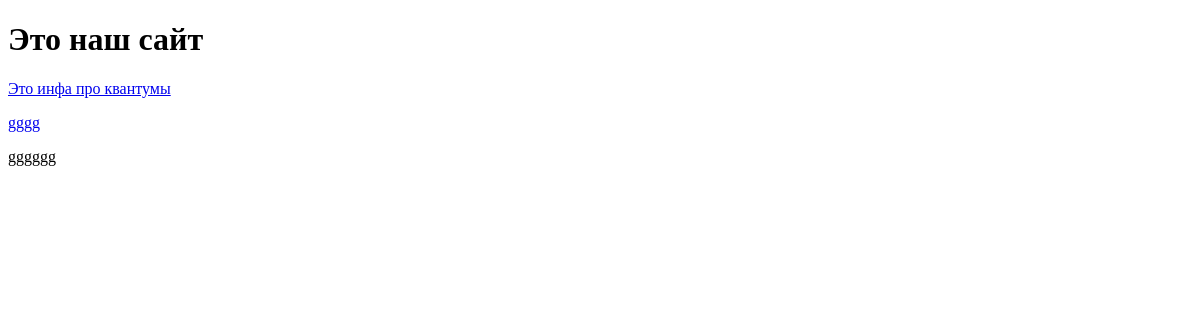
The app's page /, older data.
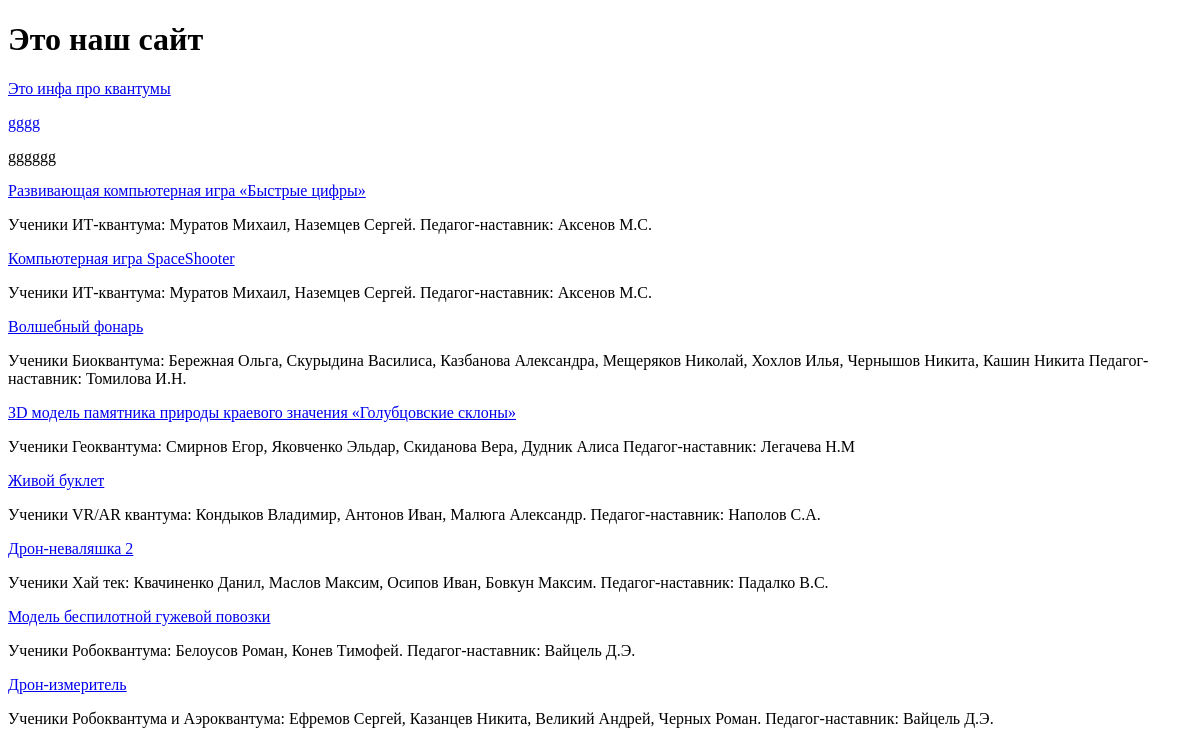
The same page, newer data.
### kvant_projects/apps/kvant_proj/models.py (models this page shows, shortened)
class Kvant_projects(models.Model):
    project_name = models.CharField(max_length=100, verbose_name='название проекта')
    Kvantum = models.ManyToManyField(Kvantum)
    Key_words = models.ManyToManyField(Key_words)
    kvantorianec = models.ManyToManyField(Kvantorianec)
    description = models.CharField(max_length=10000, verbose_name='описание проекта')
    low_description = models.CharField(max_length=5000, verbose_name='краткое описание проекта')
    master = models.ForeignKey(Master, on_delete=models.PROTECT)
    img = models.ImageField(upload_to="img", verbose_name='фотографии проекта', blank=True)
    class Meta:
        verbose_name = 'Проект кванторианцев'
        verbose_name_plural = 'Проекты кванторианцев'

### kvant_projects/apps/kvant_proj/views.py (the view)
# urls.py: path('', index, name='index'),
def index(request):
    kvantorianec_list = Kvantorianec.objects.all()
    project_list = Kvant_projects.objects.all()
    context = {
        "kv_list": kvantorianec_list,
        "proj_list": project_list,
    }
    return render(request, 'index.html', context)

### kvant_projects/apps/kvant_proj/templates/index.html (shortened to what this page needs)
<!DOCTYPE html>
<html lang="en">
<head>
</head>
<body>
  <div class="wrapper">
      <div class="base">
          <div class="content">
              {% block content %}
                   <h1>Это наш сайт</h1>
                    <a href="kvantums">Это инфа про квантумы</a>
                     {% for project in proj_list  %}
                         <a href="{% url 'project' project.id %}"><p>{{ project.project_name }}</p></a>
                         {{ project.low_description }}
                     {% endfor %}
              {% endblock %}
          </div>
      </div>
  </div>
</body>
</html>

Row changes from the older to the newer data that the page shows:
added Kvant_projects: project_name "Развивающая компьютерная игра «Быстрые цифры»", low_description "Ученики ИТ-квантума: Муратов Михаил, Наземцев Сергей. Педагог-наставник: Аксенов М.С."
added Kvant_projects: project_name "Компьютерная игра SpaceShooter", low_description "Ученики ИТ-квантума: Муратов Михаил, Наземцев Сергей. Педагог-наставник: Аксенов М.С."
added Kvant_projects: project_name "Волшебный фонарь", low_description "Ученики Биоквантума: Бережная Ольга, Скурыдина Василиса, Казбанова Александра, Мещеряков Николай, Хохлов Илья, Чернышов Никита, Кашин Никита Педагог-наставник: Томилова И.Н."
added Kvant_projects: project_name "ЗD модель памятника природы краевого значения «Голубцовские склоны»", low_description "Ученики Геоквантума: Смирнов Егор, Яковченко Эльдар, Скиданова Вера, Дудник Алиса Педагог-наставник: Легачева Н.М"
added Kvant_projects: project_name "Живой буклет", low_description "Ученики VR/AR квантума: Кондыков Владимир, Антонов Иван, Малюга Александр. Педагог-наставник: Наполов С.А."
added Kvant_projects: project_name "Дрон-неваляшка 2", low_description "Ученики Хай тек: Квачиненко Данил, Маслов Максим, Осипов Иван, Бовкун Максим. Педагог-наставник: Падалко В.С."
added Kvant_projects: project_name "Модель беспилотной гужевой повозки", low_description "Ученики Робоквантума: Белоусов Роман, Конев Тимофей. Педагог-наставник: Вайцель Д.Э."
added Kvant_projects: project_name "Дрон-измеритель", low_description "Ученики Робоквантума и Аэроквантума: Ефремов Сергей, Казанцев Никита, Великий Андрей, Черных Роман. Педагог-наставник: Вайцель Д.Э."
